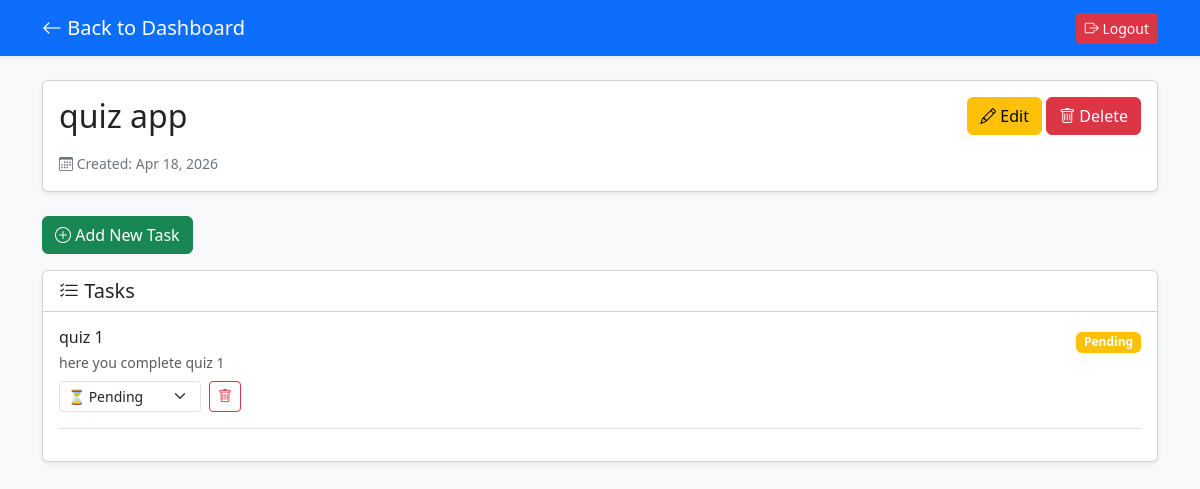
The app's page /project/2/ (signed in) with its own data.
### core/models.py (models this page shows, shortened)
class Project(models.Model):
    name = models.CharField(max_length=200)
    description = models.TextField(blank=True)
    user = models.ForeignKey(User, on_delete=models.CASCADE)
    created_at = models.DateTimeField(auto_now_add=True)

class Task(models.Model):
    STATUS_CHOICES = [
        ('pending', 'Pending'),
        ('in_progress', 'In Progress'),
        ('completed', 'Completed'),
    ]
    title = models.CharField(max_length=200)
    description = models.TextField(blank=True)
    status = models.CharField(max_length=20, choices=STATUS_CHOICES, default='pending')
    project = models.ForeignKey(Project, on_delete=models.CASCADE, related_name='tasks')
    created_at = models.DateTimeField(auto_now_add=True)
    updated_at = models.DateTimeField(auto_now=True)

### core/views.py (the view)
# urls.py: path('project/<int:project_id>/', views.project_detail, name='project_detail'),
def project_detail(request, project_id):
    project = Project.objects.get(id=project_id, user=request.user)
    tasks = project.tasks.all()
    return render(request, 'core/project_detail.html', {
        'project': project,
        'tasks': tasks
    })

### core/templates/core/project_detail.html (shortened to what this page needs)
<!DOCTYPE html>
<html lang="en">
<head>
    <link href="https://cdn.jsdelivr.net/npm/bootstrap@5.3.0/dist/css/bootstrap.min.css" rel="stylesheet">
    <link rel="stylesheet" href="https://cdn.jsdelivr.net/npm/bootstrap-icons@1.11.0/font/bootstrap-icons.css">
</head>
<body class="bg-light">
    <nav class="navbar navbar-dark bg-primary shadow-sm">
        <div class="container">
            <a href="{% url 'dashboard' %}" class="navbar-brand">
                <i class="bi bi-arrow-left"></i> Back to Dashboard
            </a>
            <a href="{% url 'logout' %}" class="btn btn-danger btn-sm">
                <i class="bi bi-box-arrow-right"></i> Logout
            </a>
        </div>
    </nav>
    <div class="container mt-4">
        <div class="card shadow-sm mb-4">
            <div class="card-body">
                <div class="d-flex justify-content-between align-items-start">
                    <div>
                        <h2>{{ project.name }}</h2>
                        <small class="text-secondary">
                            <i class="bi bi-calendar3"></i> Created: {{ project.created_at|date:"M d, Y" }}
                        </small>
                    </div>
                    <div>
                        <a href="{% url 'edit_project' project.id %}" class="btn btn-warning">
                            <i class="bi bi-pencil"></i> Edit
                        </a>
                        <a href="{% url 'delete_project' project.id %}" class="btn btn-danger">
                            <i class="bi bi-trash"></i> Delete
                        </a>
                    </div>
                </div>
            </div>
        </div>
        <div class="mb-3">
            <a href="{% url 'add_task' project.id %}" class="btn btn-success">
                <i class="bi bi-plus-circle"></i> Add New Task
            </a>
        </div>
        <div class="card shadow-sm">
            <div class="card-header bg-white">
                <h5 class="mb-0"><i class="bi bi-list-check"></i> Tasks</h5>
            </div>
            <div class="card-body">
                {% for task in tasks %}
                    <div class="border-bottom pb-3 mb-3">
                        <div class="d-flex justify-content-between align-items-start">
                            <div class="flex-grow-1">
                                <h6 class="mb-1">{{ task.title }}</h6>
                                <p class="text-muted small mb-2">{{ task.description }}</p>
                                <div class="d-flex gap-2 align-items-center">
                                    <form method="POST" action="{% url 'update_task' task.id %}" class="d-inline">
                                        <select name="status" class="form-select form-select-sm" style="width: auto;" onchange="this.form.submit()">
                                            <option value="pending" {% if task.status == 'pending' %}selected{% endif %}>
                                                ⏳ Pending
                                            </option>
                                        </select>
                                    </form>
                                    <form method="POST" action="{% url 'delete_task' task.id %}" class="d-inline"
                                          onsubmit="return confirm('Delete this task?')">
                                        <button type="submit" class="btn btn-sm btn-outline-danger">
                                            <i class="bi bi-trash"></i>
                                        </button>
                                    </form>
                                </div>
                            </div>
                            <div>
                                {% if task.status == 'pending' %}
                                    <span class="badge bg-warning">Pending</span>
                                {% elif task.status == 'in_progress' %}
                                    <span class="badge bg-info">In Progress</span>
                                {% else %}
                                    <span class="badge bg-success">Completed</span>
                                {% endif %}
                            </div>
                        </div>
                    </div>
                {% endfor %}
            </div>
        </div>
    </div>
</body>
</html>

### records on screen
Project: name "quiz app", created_at "Apr 18, 2026"
Task: title "quiz 1", description "here you complete quiz 1", status "⏳ Pending"
